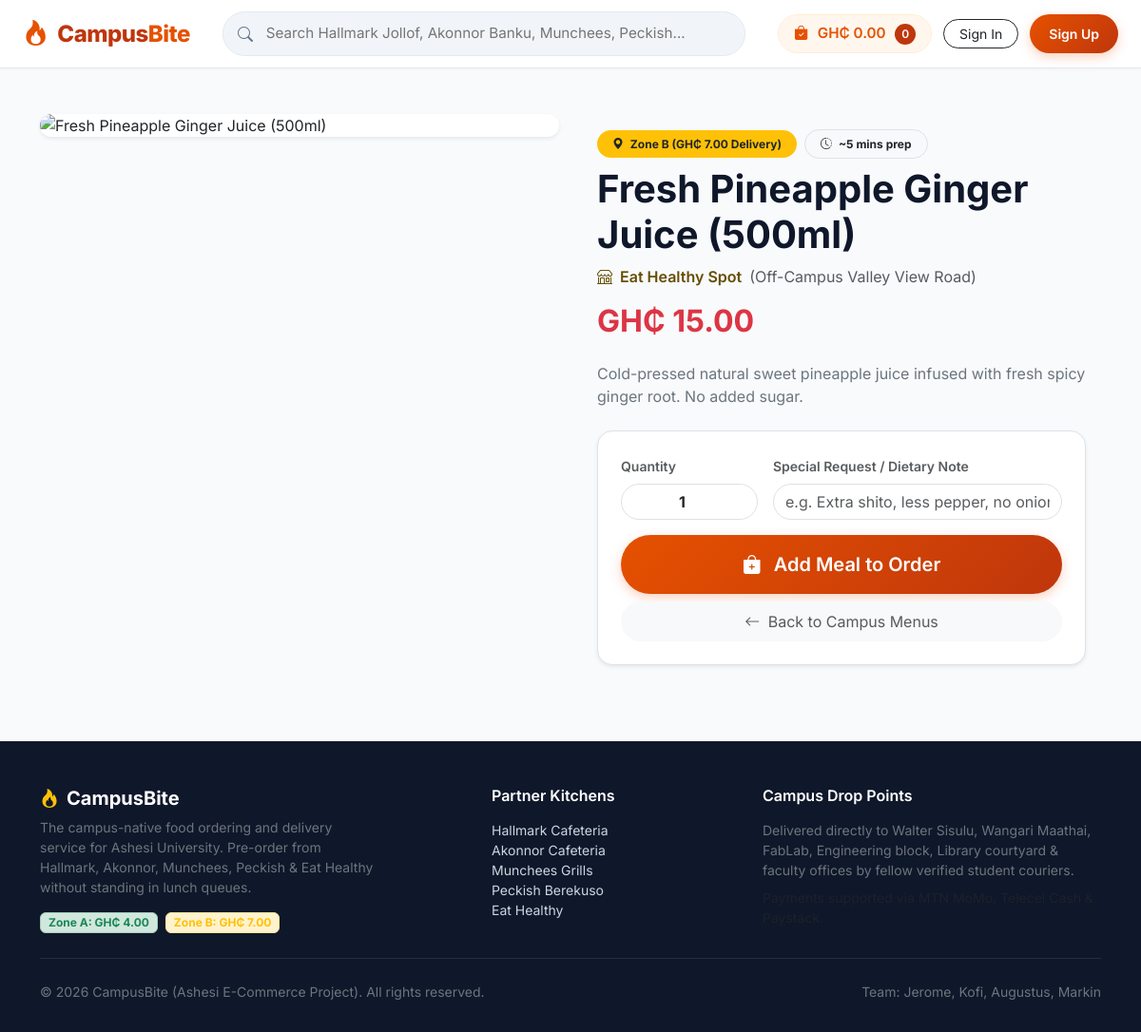
The page /views/single_product.php?id=8 on the database its author committed.
### tables this page shows
CREATE TABLE `products` (
  `product_id` int(11) NOT NULL AUTO_INCREMENT,
  `product_cat` int(11) NOT NULL,
  `product_brand` int(11) NOT NULL,  
  `product_title` varchar(200) NOT NULL,
  `product_price` double NOT NULL,
  `product_desc` text DEFAULT NULL,
  `product_image` varchar(255) DEFAULT NULL,
  `product_keywords` varchar(200) DEFAULT NULL,
  `is_available` tinyint(1) NOT NULL DEFAULT 1,
  `prep_time_minutes` int(11) NOT NULL DEFAULT 15,
  PRIMARY KEY (`product_id`),
  KEY `product_cat` (`product_cat`),
  KEY `product_brand` (`product_brand`),
  CONSTRAINT `products_cat_fk` FOREIGN KEY (`product_cat`) REFERENCES `categories` (`cat_id`) ON DELETE CASCADE ON UPDATE CASCADE,
  CONSTRAINT `products_brand_fk` FOREIGN KEY (`product_brand`) REFERENCES `brands` (`brand_id`) ON DELETE CASCADE ON UPDATE CASCADE
);

CREATE TABLE `brands` (
  `brand_id` int(11) NOT NULL AUTO_INCREMENT,
  `brand_name` varchar(100) NOT NULL,
  `zone` enum('Zone A', 'Zone B') NOT NULL DEFAULT 'Zone A',  
  `location_desc` varchar(255) DEFAULT NULL,
  `commission_rate` decimal(4,2) NOT NULL DEFAULT 0.10,
  `brand_image` varchar(150) DEFAULT NULL,
  `is_active` tinyint(1) NOT NULL DEFAULT 1,
  PRIMARY KEY (`brand_id`)
);

### core/db_class.php (called while the page is built, shortened)
<?php
class Database
{
    private $conn;
    private $host = DB_HOST;
    private $dbname = DB_NAME;
    private $username = DB_USER;
    private $password = DB_PASS;
    public function __construct()
    {
        try {
            $this->conn = new PDO(
                "mysql:host={$this->host};dbname={$this->dbname};charset=utf8mb4",
                $this->username,
                $this->password
            );
            $this->conn->setAttribute(PDO::ATTR_ERRMODE, PDO::ERRMODE_EXCEPTION);
        } catch (PDOException $e) {
            die("Database connection failed: " . $e->getMessage());
        }
    }
    public function fetchOne($sql, $params = [])
    {
        $stmt = $this->conn->prepare($sql);
        $stmt->execute($params);
        return $stmt->fetch(PDO::FETCH_ASSOC);
    }
}
?>

### classes/ProductClass.php (called while the page is built, shortened)
<?php
require_once __DIR__ . "/../core/db_class.php";
class ProductClass extends Database
{
    public function getProductById($id)
    {
        $sql = "SELECT p.*, c.cat_name, b.brand_name, b.zone, b.location_desc
                FROM products p
                JOIN categories c ON p.product_cat = c.cat_id
                JOIN brands b ON p.product_brand = b.brand_id
                WHERE p.product_id = ?";
        return $this->fetchOne($sql, [$id]);
    }
}
?>

### controllers/ProductController.php (called while the page is built, shortened)
<?php
require_once __DIR__ . "/../classes/ProductClass.php";
class ProductController
{
    private $productModel;
    public function __construct()
    {
        $this->productModel = new ProductClass();
    }
    public function getProductById($id)
    {
        return $this->productModel->getProductById($id);
    }
}
?>

### views/single_product.php (the view, shortened to what this page needs)
<?php
require_once __DIR__ . '/layout/header.php';
require_once __DIR__ . '/../controllers/ProductController.php';
$prodId = isset($_GET['id']) ? (int)$_GET['id'] : 0;
$prodCtrl = new ProductController();
$product = $prodCtrl->getProductById($prodId);
$imgUrl = !empty($product['product_image']) && file_exists(__DIR__ . '/../images/products/' . $product['product_image'])
    ? $ROOT_DIR . '/images/products/' . htmlspecialchars($product['product_image'])
    : 'https://images.unsplash.com/photo-1546069901-ba9599a7e63c?auto=format&fit=crop&w=800&q=80';
?>
<div class="row g-4 my-4">
    <div class="col-md-6">
        <div class="card border-0 shadow-sm rounded-4 overflow-hidden">
            <img src="<?php echo $imgUrl; ?>" class="img-fluid w-100" style="max-height: 440px; object-fit: cover;" alt="<?php echo htmlspecialchars($product['product_title']); ?>">
        </div>
    </div>
    <div class="col-md-6">
        <div class="p-3">
            <div class="d-flex align-items-center gap-2 mb-2">
                <span class="badge <?php echo ($product['zone'] === 'Zone B') ? 'bg-warning text-dark' : 'bg-success text-white'; ?> rounded-pill px-3 py-2">
                    <i class="bi bi-geo-alt-fill me-1"></i> <?php echo htmlspecialchars($product['zone'] ?? 'Zone A'); ?> (<?php echo ($product['zone'] === 'Zone B') ? 'GH₵ 7.00 Delivery' : 'GH₵ 4.00 Delivery'; ?>)
                </span>
                <span class="badge bg-light text-dark border rounded-pill px-3 py-2">
                    <i class="bi bi-clock-history me-1"></i> ~<?php echo $product['prep_time_minutes'] ?? 15; ?> mins prep
                </span>
            </div>
            <h1 class="fw-bold mb-2"><?php echo htmlspecialchars($product['product_title']); ?></h1>
            <p class="text-warning-emphasis fw-semibold mb-3">
                <i class="bi bi-shop me-1"></i> <?php echo htmlspecialchars($product['brand_name']); ?>
                <span class="text-muted fw-normal ms-1">(<?php echo htmlspecialchars($product['location_desc'] ?? 'Campus Kitchen'); ?>)</span>
            </p>
            <h2 class="text-danger fw-bold mb-4">GH₵ <?php echo number_format($product['product_price'], 2); ?></h2>
            <p class="text-secondary leading-relaxed mb-4">
                <?php echo nl2br(htmlspecialchars($product['product_desc'] ?? 'Delicious meal freshly prepared by our verified campus kitchen partner.')); ?>
            </p>
            <form action="<?php echo $ROOT_DIR; ?>/actions/add_to_cart_action.php" method="POST" class="bg-white p-4 rounded-4 border shadow-sm">
                <div class="row g-3 align-items-center mb-3">
                    <div class="col-sm-4">
                        <label class="form-label fw-semibold small text-muted">Quantity</label>
                        <input type="number" name="qty" class="form-control rounded-pill text-center fw-bold" value="1" min="1" max="20" required>
                    </div>
                    <div class="col-sm-8">
                        <label class="form-label fw-semibold small text-muted">Special Request / Dietary Note</label>
                        <input type="text" name="notes" class="form-control rounded-pill" placeholder="e.g. Extra shito, less pepper, no onions">
                    </div>
                </div>
                <div class="d-grid gap-2">
                    <button type="submit" class="cb-btn-primary btn btn-lg py-3">
                        <i class="bi bi-bag-plus-fill me-2"></i> Add Meal to Order
                    </button>
                    <a href="<?php echo $ROOT_DIR; ?>/index.php" class="btn btn-light rounded-pill py-2 text-muted">
                        <i class="bi bi-arrow-left me-1"></i> Back to Campus Menus
                    </a>
                </div>
            </form>
        </div>
    </div>
</div>
<?php require_once __DIR__ . '/layout/footer.php'; ?>

### css/style.css (style rules this page uses)
:root { --primary-color: #E65100; --primary-light: #FF9800; --primary-dark: #BF360C; --accent-green: #10B981; --accent-red: #EF4444; --accent-purple: #7C3AED; --bg-main: #F8FAFC; --bg-card: #FFFFFF; --text-main: #0F172A; --text-muted: #64748B; --border-color: #E2E8F0; --radius-sm: 8px; --radius-md: 14px; --radius-lg: 20px; --radius-full: 9999px; --shadow-soft: 0 4px 20px -2px rgba(15, 23, 42, 0.06); --shadow-elevated: 0 12px 30px -4px rgba(230, 81, 0, 0.12), 0 4px 12px -2px rgba(15, 23, 42, 0.05); --transition: all 0.25s cubic-bezier(0.4, 0, 0.2, 1); }
body { font-family: 'Inter', -apple-system, BlinkMacSystemFont, "Segoe UI", Roboto, sans-serif; background-color: var(--bg-main); color: var(--text-main); margin: 0; padding: 0; -webkit-font-smoothing: antialiased; }
a { color: inherit; text-decoration: none; transition: var(--transition); }
.cb-btn-primary { background: linear-gradient(135deg, var(--primary-color), var(--primary-dark)); color: white; font-weight: 600; padding: 0.6rem 1.25rem; border-radius: var(--radius-full); border: none; box-shadow: 0 4px 12px rgba(230, 81, 0, 0.25); transition: var(--transition); }

### rows shown on the page
products: product_brand.zone "Zone B", prep_time_minutes "5", product_title "Fresh Pineapple Ginger Juice (500ml)", product_brand.brand_name "Eat Healthy Spot", product_brand.location_desc "Off-Campus Valley View Road", product_price "15.00", product_desc "Cold-pressed natural sweet pineapple juice infused with fresh spicy ginger root. No added sugar."

### other values the page prints
$totalPrice "0.00"
$totalItems "0"
